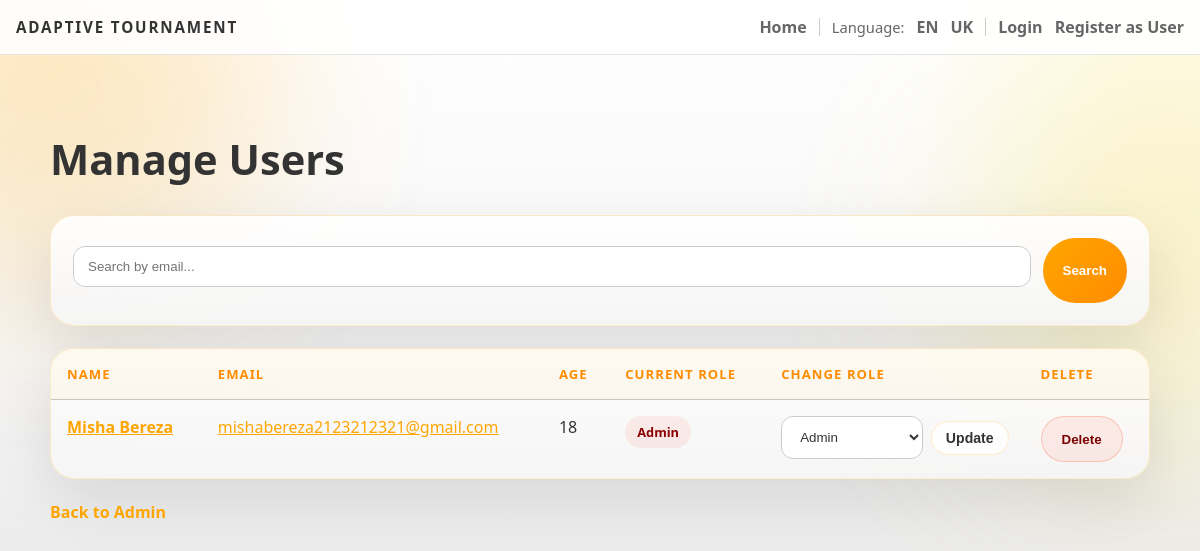
Before: /admin/users with the older database file.
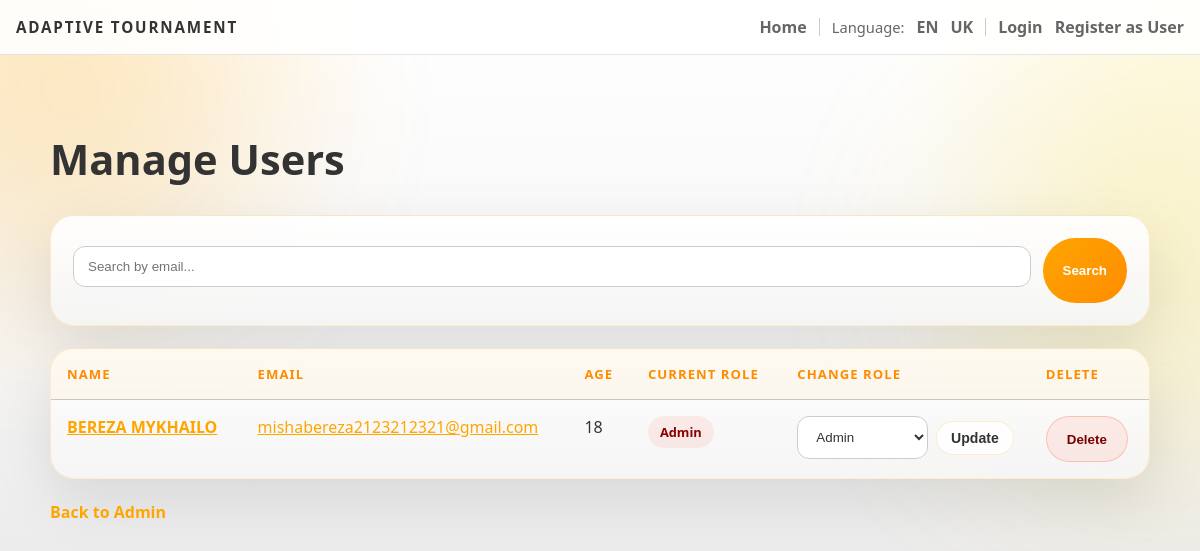
After: the same page with the newer database file.
### backend/models.py (models this page shows, shortened)
class User(db.Model):
    id = db.Column(db.Integer, primary_key=True)
    first_name = db.Column(db.String(120), nullable=False)
    last_name = db.Column(db.String(120), nullable=False)
    email = db.Column(db.String(200), unique=True, nullable=False)
    age = db.Column(db.Integer)
    bio = db.Column(db.Text)
    role = db.Column(db.String(30), default='team')

### backend/admin.py (the view)
def admin_users():
    users = User.query.all()
    search = request.args.get('search', '').strip()
    if search:
        users = User.query.filter(User.email.ilike(f'%{search}%')).all()
    return render_template('admin_users.html', users=users, search=search)

### backend/app.py (called while the page is built)
@app.context_processor
def inject_user_processor():
    return inject_user()

@app.context_processor
def translation_processor():
    return translation()

### backend/app_helpers.py (called while the page is built)
def get_current_user():
    uid = session.get('user_id')
    if uid:
        return db.session.get(User, uid)
    return None

def inject_user():
    return {'get_current_user': get_current_user}

def translation():
    lang = session.get('language', 'en')
    def t(key, **kwargs):
        return get_text(key, lang, **kwargs)
    return {
        't': t,
        'lang': lang,
        'supported_languages': list(TRANSLATIONS.keys())
    }

### backend/translations.py (called while the page is built)
def get_text(key, lang='en', **kwargs):
    if lang not in TRANSLATIONS:
        lang = 'en'
    text = TRANSLATIONS[lang].get(key, TRANSLATIONS['en'].get(key, key))
    if kwargs:
        try:
            return text.format(**kwargs)
        except Exception:
            return text
    return text

### templates/admin_users.html (shortened to what this page needs)
{% extends 'base.html' %}
{% block head %}
  <link rel="stylesheet" href="/static/css/admin.css">
{% endblock %}
{% block content %}
<div class="admin-page">
  <h2 class="page-title">{{ t('admin_users_title') }}</h2>
  <div class="search-panel">
    <form method="get" class="search-form">
      <input type="text" name="search" placeholder="{{ t('search_by_email') }}" value="{{ search }}">
      <button type="submit" class="submit-btn">{{ t('search') }}</button>
    </form>
  </div>
  <div class="table-shell">
    <table class="admin-table">
      <thead>
        <tr>
          <th>{{ t('name') }}</th>
          <th>{{ t('email') }}</th>
          <th>{{ t('age') }}</th>
          <th>{{ t('current_role') }}</th>
          <th>{{ t('change_role') }}</th>
          <th>{{ t('delete') }}</th>
        </tr>
      </thead>
      <tbody>
        {% for user in users %}
          <tr>
            <td><strong><a href="/user/{{ user.id }}">{{ user.first_name }} {{ user.last_name }}</a></strong></td>
            <td><a href="/user/{{ user.id }}">{{ user.email }}</a></td>
            <td>{{ user.age or '-' }}</td>
            <td>
              <span class="status-pill {{ user.role if user.role in ['admin', 'jury', 'team'] else 'default' }}">
                {% if user.role == 'admin' %}
                  {{ t('admin_short') }}
                {% elif user.role == 'jury' %}
                  {{ t('jury_short') }}
                {% else %}
                  {{ t('team') }}
                {% endif %}
              </span>
            </td>
            <td>
              <form method="post" action="/admin/user/{{ user.id }}/change-role" class="role-form">
                <select name="role">
                  <option value="admin" {% if user.role == 'admin' %}selected{% endif %}>{{ t('admin_short') }}</option>
                </select>
                <button type="submit" class="inline-btn">{{ t('update') }}</button>
              </form>
            </td>
            <td>
              <form method="post" action="/admin/user/{{ user.id }}/delete" class="inline-form">
                <button onclick="return confirm('{{ t('delete') }}?')" class="danger-btn">{{ t('delete') }}</button>
              </form>
            </td>
          </tr>
        {% else %}
          <tr>
            <td colspan="6" class="empty-row">
              {% if search %}{{ t('no_users_found') }} "{{ search }}"{% else %}{{ t('no_users_found') }}{% endif %}
            </td>
          </tr>
        {% endfor %}
      </tbody>
    </table>
  </div>
  <div class="back-link">
    <a href="/admin/dashboard">{{ t('back_to_admin') }}</a>
  </div>
</div>
{% endblock %}

Changed rows visible on the page:
changed User "mishabereza2123212321@gmail.com": first_name "Misha" → "BEREZA"; last_name "Bereza" → "MYKHAILO"
